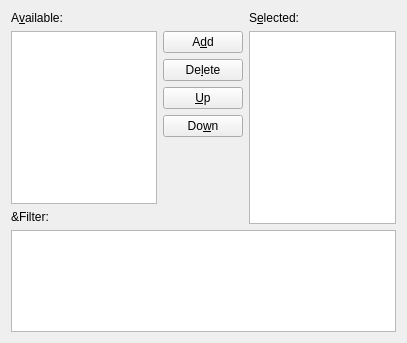
<?xml version="1.0" encoding="UTF-8"?>
<ui version="4.0">
 <class>ModulesUi</class>
 <widget class="QWidget" name="ModulesUi">
  <property name="geometry">
   <rect>
    <x>0</x>
    <y>0</y>
    <width>407</width>
    <height>343</height>
   </rect>
  </property>
  <property name="windowTitle">
   <string/>
  </property>
  <layout class="QGridLayout" name="gridLayout">
   <item row="0" column="0">
    <layout class="QHBoxLayout">
     <property name="spacing">
      <number>6</number>
     </property>
     <property name="leftMargin">
      <number>0</number>
     </property>
     <property name="topMargin">
      <number>0</number>
     </property>
     <property name="rightMargin">
      <number>0</number>
     </property>
     <property name="bottomMargin">
      <number>0</number>
     </property>
     <item>
      <layout class="QVBoxLayout">
       <property name="spacing">
        <number>6</number>
       </property>
       <property name="leftMargin">
        <number>0</number>
       </property>
       <property name="topMargin">
        <number>0</number>
       </property>
       <property name="rightMargin">
        <number>0</number>
       </property>
       <property name="bottomMargin">
        <number>0</number>
       </property>
       <item>
        <widget class="QLabel" name="availmodL">
         <property name="frameShape">
          <enum>QFrame::NoFrame</enum>
         </property>
         <property name="text">
          <string>A&amp;vailable:</string>
         </property>
         <property name="buddy">
          <cstring>availableLV</cstring>
         </property>
        </widget>
       </item>
       <item>
        <widget class="QTreeView" name="availableLV">
         <property name="rootIsDecorated">
          <bool>true</bool>
         </property>
        </widget>
       </item>
       <item>
        <layout class="QHBoxLayout" name="horizontalLayout_6">
         <item>
          <widget class="QLabel" name="findModulesLA">
           <property name="text">
            <string>&amp;Filter:</string>
           </property>
           <property name="alignment">
            <set>Qt::AlignLeading|Qt::AlignLeft|Qt::AlignVCenter</set>
           </property>
          </widget>
         </item>
         <item>
          <layout class="QHBoxLayout" name="moduleFilterBarL"/>
         </item>
        </layout>
       </item>
      </layout>
     </item>
     <item>
      <layout class="QVBoxLayout">
       <property name="spacing">
        <number>6</number>
       </property>
       <property name="leftMargin">
        <number>0</number>
       </property>
       <property name="topMargin">
        <number>0</number>
       </property>
       <property name="rightMargin">
        <number>0</number>
       </property>
       <property name="bottomMargin">
        <number>0</number>
       </property>
       <item>
        <spacer>
         <property name="orientation">
          <enum>Qt::Horizontal</enum>
         </property>
         <property name="sizeType">
          <enum>QSizePolicy::Minimum</enum>
         </property>
         <property name="sizeHint" stdset="0">
          <size>
           <width>51</width>
           <height>20</height>
          </size>
         </property>
        </spacer>
       </item>
       <item>
        <widget class="QPushButton" name="addPB">
         <property name="text">
          <string>A&amp;dd</string>
         </property>
        </widget>
       </item>
       <item>
        <widget class="QPushButton" name="deletePB">
         <property name="text">
          <string>De&amp;lete</string>
         </property>
        </widget>
       </item>
       <item>
        <widget class="QPushButton" name="upPB">
         <property name="text">
          <string>&amp;Up</string>
         </property>
        </widget>
       </item>
       <item>
        <widget class="QPushButton" name="downPB">
         <property name="text">
          <string>Do&amp;wn</string>
         </property>
        </widget>
       </item>
       <item>
        <spacer>
         <property name="orientation">
          <enum>Qt::Vertical</enum>
         </property>
         <property name="sizeHint" stdset="0">
          <size>
           <width>60</width>
           <height>16</height>
          </size>
         </property>
        </spacer>
       </item>
      </layout>
     </item>
     <item>
      <layout class="QVBoxLayout">
       <property name="spacing">
        <number>6</number>
       </property>
       <property name="leftMargin">
        <number>0</number>
       </property>
       <property name="topMargin">
        <number>0</number>
       </property>
       <property name="rightMargin">
        <number>0</number>
       </property>
       <property name="bottomMargin">
        <number>0</number>
       </property>
       <item>
        <widget class="QLabel" name="selmodL">
         <property name="text">
          <string>S&amp;elected:</string>
         </property>
         <property name="buddy">
          <cstring>selectedLV</cstring>
         </property>
        </widget>
       </item>
       <item>
        <widget class="QTreeView" name="selectedLV">
         <property name="rootIsDecorated">
          <bool>false</bool>
         </property>
        </widget>
       </item>
      </layout>
     </item>
    </layout>
   </item>
   <item row="1" column="0">
    <widget class="QTextBrowser" name="infoML">
     <property name="sizePolicy">
      <sizepolicy hsizetype="Expanding" vsizetype="Maximum">
       <horstretch>0</horstretch>
       <verstretch>0</verstretch>
      </sizepolicy>
     </property>
     <property name="maximumSize">
      <size>
       <width>16777215</width>
       <height>120</height>
      </size>
     </property>
    </widget>
   </item>
  </layout>
 </widget>
 <tabstops>
  <tabstop>availableLV</tabstop>
  <tabstop>addPB</tabstop>
  <tabstop>deletePB</tabstop>
  <tabstop>upPB</tabstop>
  <tabstop>downPB</tabstop>
  <tabstop>infoML</tabstop>
 </tabstops>
 <includes>
  <include location="local">qt_i18n.h</include>
 </includes>
 <resources/>
 <connections/>
</ui>
